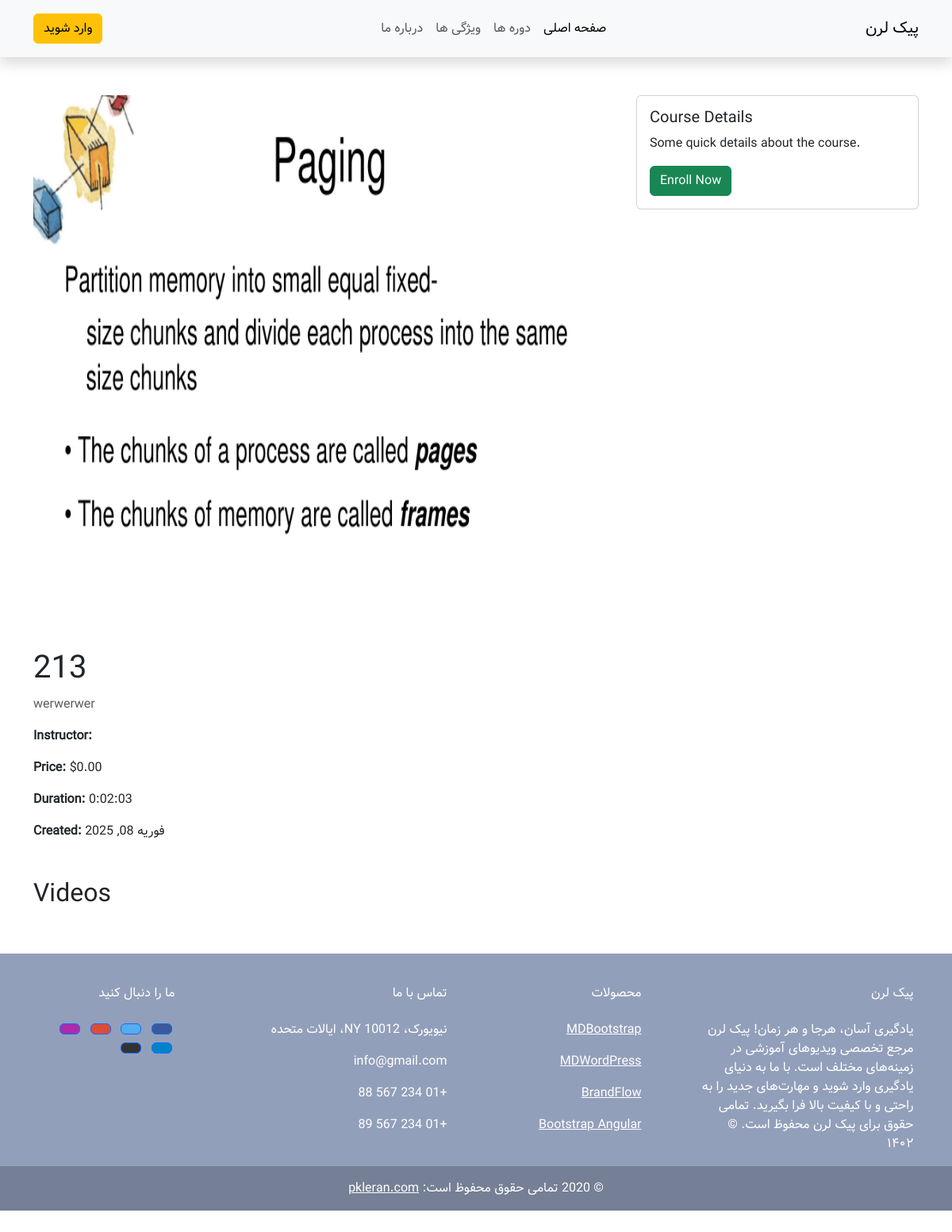
/courses/1, run on the app's committed database.
### courses/models.py (models this page shows, shortened)
class Course(models.Model):
    title = models.CharField(max_length=200, verbose_name='موضوع')
    thumbnail = models.FileField(upload_to='course_thumbnails', max_length=100, verbose_name='عکس دوره')
    description = models.TextField(verbose_name='توضیحات')
    instructor = models.ForeignKey(CustomUser, on_delete=models.CASCADE, related_name='courses_taught', verbose_name='مربی')
    category = models.ForeignKey(Category, on_delete=models.SET_NULL, null=True, verbose_name='دسته بندی')
    price = models.DecimalField(max_digits=10, decimal_places=2, verbose_name='قیمت')
    duration = models.DurationField(verbose_name='مدت')
    created_date = models.DateTimeField(auto_now_add=True, verbose_name='ساخته شده در')
    updated_date = models.DateTimeField(auto_now=True, verbose_name='اخرین ویرایش')
    status = models.CharField(max_length=10, choices=[('published', 'منتشر شده'), ('draft', 'پیش نویس')], default='draft', verbose_name='وضعیت')
    class Meta:
        verbose_name_plural = 'دوره ها'
        verbose_name = 'دوره'

### courses/views.py (the view)
# urls.py: path('<int:pk>', views.CourseDetailView.as_view(), name='detail')
class CourseDetailView(DetailView):
    model = Course
    template_name = 'courses/detail.html'

### templates/courses/detail.html (shortened to what this page needs)
{% extends './../_base.html' %}
{% block main %}
<div class="container mt-5">
    <div class="row">
        <div class="col-md-8">
            <img src="{{ object.thumbnail.url }}" alt="" width="700px" height="700px">
            <h1>{{ object.title }}</h1>
            <p class="text-muted">{{ object.description }}</p>
            <p><strong>Instructor:</strong> {{ object.instructor.get_full_name }}</p>
            <p><strong>Price:</strong> ${{ object.price }}</p>
            <p><strong>Duration:</strong> {{ object.duration }}</p>
            <p><strong>Created:</strong> {{ object.created_date|date:"F d, Y" }}</p>
            <h2 class="mt-5">Videos</h2>
        </div>
        <div class="col-md-4">
            <div class="card">
                <div class="card-body">
                    <h5 class="card-title">Course Details</h5>
                    <p class="card-text">Some quick details about the course.</p>
                    <a href="#" class="btn btn-success">Enroll Now</a>
                </div>
            </div>
        </div>
    </div>
</div>
{% endblock %}

### static/css/style.css (style rules this page uses)
* { font-family: 'vasir', sans-serif; }

### data on the page
Course: thumbnail (picture), title "213", description "werwerwer", price "0.00", duration "0:02:03", created_date "فوریه 08, 2025"
